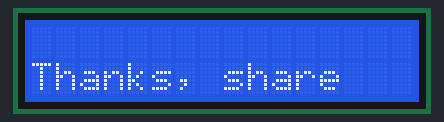
The sketch below on a simulated Arduino Uno, built with avr-gcc and run on an emulated ATmega328P. Parts: 16×2 character LCD.

Above: at 1.1 s.
At 9.2 s:
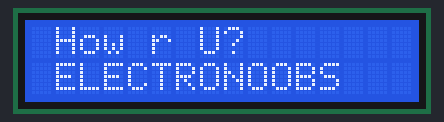
At 35.2 s:
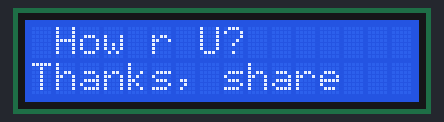

Measured:
- what the display in image 0 shows lasts 8.0 s, from 1.1 s to 9.1 s
- what the display in image 1 shows lasts 9.0 s, from 9.1 s to 18.1 s

The sketch:

Hello_World.ino
```cpp
/* http://www.electronoobs.com */

/*-----( Inport library )-----*/
//#include <Wire.h>
#define x=4
#include <LiquidCrystal_I2C.h>
//i2c pins
LiquidCrystal_I2C lcd(0x27, 2, 1, 0, 4, 5, 6, 7, 3, POSITIVE); //

void setup()
{
//WE define our LCD 16 columns and 2 rows
lcd.begin(16,2);
//lcd.backlight();//Power on the back light
//lcd.backlight(); Power off the back light

}

void loop()
{
//Write your text:
lcd.setCursor(0,0); //we start writing from the first row first column


delay(1000);//Delay used to give a dinamic effect
lcd.setCursor(0,1);
lcd.print("Thanks, share");
delay(8000);

lcd.clear();//Clean the screen
lcd.setCursor(0,0);
lcd.print(" How r U?");
lcd.setCursor(0,1);
lcd.print(" ELECTRONOOBS");
delay(8000);
}
```
